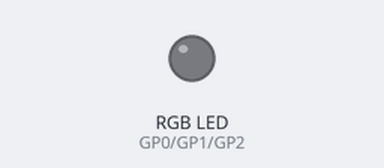
A program run on a simulated Raspberry Pi Pico running MicroPython. Shown: an RGB LED mixed from three pins (HIGH = lit).

Above: at 0.4 s.
At 2.0 s:
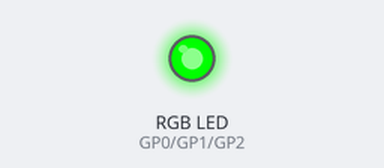
At 4.4 s:
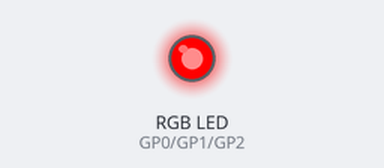
At 6.0 s:
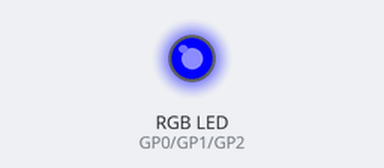
Timing chart, 0 to 7.4 s (numbered marks = the images above):
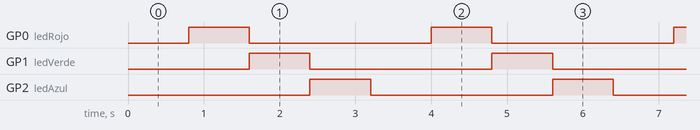

The program:

Codigo-Encender-led-RGB.py
```python
from machine import Pin
import time

ledRojo = Pin(0, Pin.OUT)
ledVerde = Pin(1, Pin.OUT)
ledAzul = Pin(2, Pin.OUT)

espera = 800

while True:

    ledRojo.off()
    ledVerde.off()
    ledAzul.off()

    time.sleep_ms(espera)

    ledRojo.on()
    ledVerde.off()
    ledAzul.off()

    time.sleep_ms(espera)

    ledRojo.off()
    ledVerde.on()
    ledAzul.off()

    time.sleep_ms(espera)

    ledRojo.off()
    ledVerde.off()
    ledAzul.on()

    time.sleep_ms(espera)
```

Measured:
- by itself, GP0 (ledRojo), GP1 (ledVerde), GP2 (ledAzul): alternates HIGH for 0.80 s and LOW for 2.4 s
- by itself, everything shown: repeats every 3.2 s, in 4 steps
